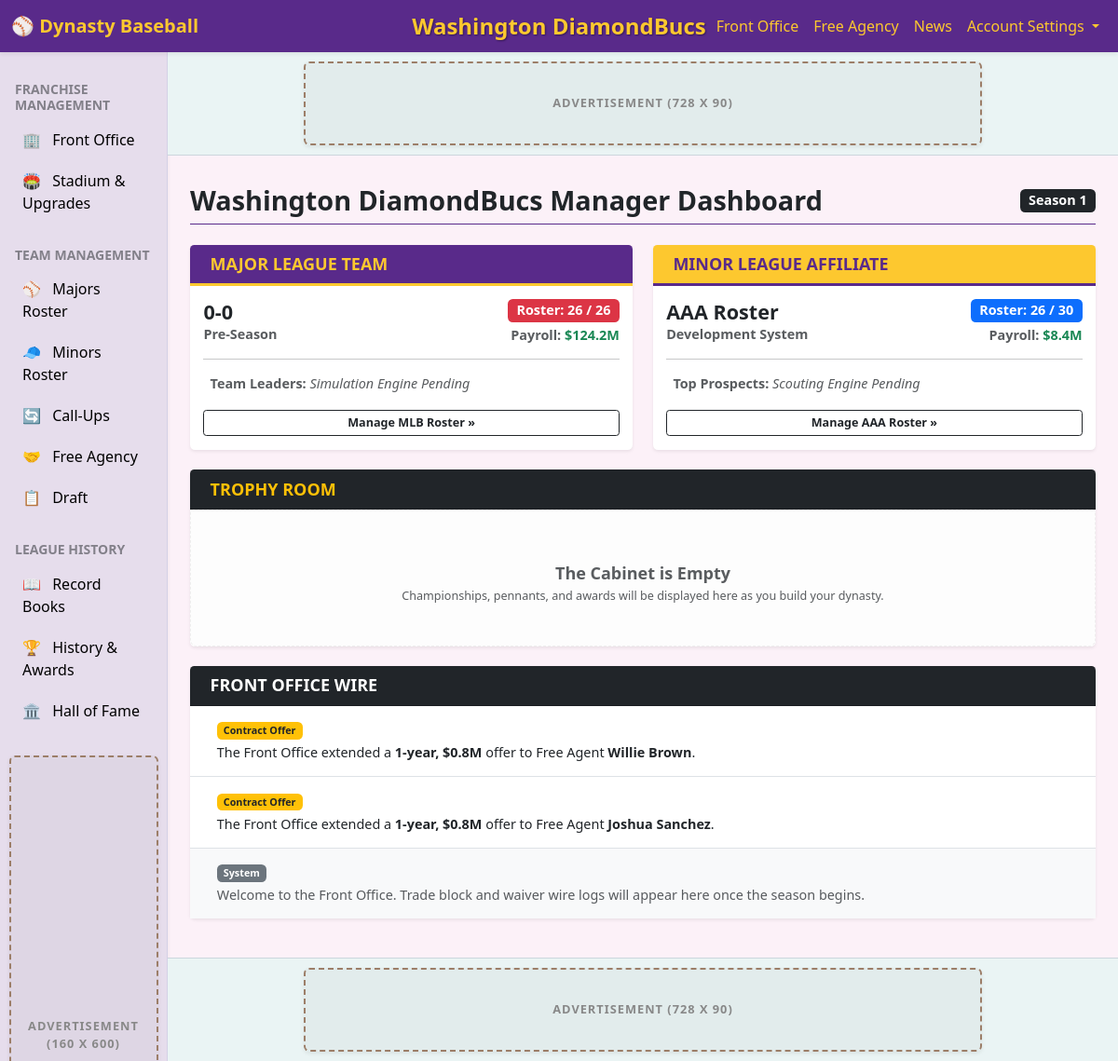
The page / on the database its author committed.
### model_bid.py (models this page shows)
class FABid(db.Model):
    __tablename__ = 'fa_bids'
    bid_id = db.Column(db.Integer, primary_key=True, autoincrement=True)
    player_id = db.Column(db.Integer, nullable=False)
    team_id = db.Column(db.Integer, nullable=False)
    season = db.Column(db.Integer, nullable=False)
    years = db.Column(db.Integer, nullable=False)
    salary = db.Column(db.Integer, nullable=False)
    status = db.Column(db.String(20), default='Pending')
    decision_day = db.Column(db.Integer)

### model_player.py (models this page shows)
class PlayerBase(db.Model):
    __tablename__ = 'players_base'
    player_id = db.Column(db.Integer, primary_key=True)
    first_name = db.Column(db.String(50), nullable=False)
    last_name = db.Column(db.String(50), nullable=False)
    peak_age = db.Column(db.Integer, nullable=False)
    degrade_age = db.Column(db.Integer, nullable=False)
    archetype = db.Column(db.String(50))

### app_routes.py (the view)
@main_bp.route('/')
def home():
    team_id = 1
    current_season = get_current_season()
    team_query = text("SELECT location, nickname, color_primary, color_secondary FROM teams WHERE team_id = :tid")
    team = db.session.execute(team_query, {'tid': team_id}).fetchone()
    limits = check_roster_limits(team_id, current_season)
    pay_query = text("""
        SELECT
            SUM(CASE WHEN r.league_level = 'MLB' THEN c.cost_per_season ELSE 0 END) as mlb_payroll,
            SUM(CASE WHEN r.league_level IN ('AAA', 'MiLB') THEN c.cost_per_season ELSE 0 END) as aaa_payroll
        FROM contracts c
        JOIN player_ratings r ON c.player_id = r.player_id AND c.team_id = r.team_id AND r.season = :season
        WHERE c.year_end >= :season AND c.status = 'Active' AND c.team_id = :tid
    """)
    pay_row = db.session.execute(pay_query, {'season': current_season, 'tid': team_id}).fetchone()
    dashboard_stats = {
        'mlb_payroll': pay_row.mlb_payroll or 0,
        'aaa_payroll': pay_row.aaa_payroll or 0,
        'record': '0-0', # Placeholder until the game simulation engine is built
        'standing': 'Pre-Season' # Placeholder
    }
    bids_query = text("""
        SELECT pb.first_name, pb.last_name, b.salary, b.years
        FROM fa_bids b
        JOIN players_base pb ON b.player_id = pb.player_id
        WHERE b.team_id = :tid AND b.status = 'Pending'
        ORDER BY b.salary DESC LIMIT 5
    """)
    recent_bids = db.session.execute(bids_query, {'tid': team_id}).fetchall()
    return render_template('index.html',
                           team=team,
                           team_nickname=f"{team.location} {team.nickname}" if team else "Master Dashboard",
                           team_color_1=team.color_primary if team else "#000000",
                           team_color_2=team.color_secondary if team else "#FFFFFF",
                           limits=limits,
                           dashboard_stats=dashboard_stats,
                           recent_bids=recent_bids)

### app_methods.py (called while the page is built)
def get_db_connection():
    conn = sqlite3.connect(DB_PATH)
    conn.row_factory = sqlite3.Row
    return conn

def check_roster_limits(team_id, season=1):
    conn = get_db_connection()
    try:
        mlb_count = conn.execute(
            "SELECT COUNT(*) FROM player_ratings WHERE team_id = ? AND season = ? AND league_level = 'MLB'",
            (team_id, season)
        ).fetchone()[0]
        aaa_count = conn.execute(
            "SELECT COUNT(*) FROM player_ratings WHERE team_id = ? AND season = ? AND league_level IN ('AAA', 'MiLB')",
            (team_id, season)
        ).fetchone()[0]
        return {
            "mlb_count": mlb_count,
            "mlb_full": mlb_count >= 26,
            "aaa_count": aaa_count,
            "aaa_full": aaa_count >= 30,
            "org_total": mlb_count + aaa_count
        }
    finally:
        conn.close()

def get_current_season():
    result = db.session.execute(text("SELECT MAX(season) FROM player_ratings")).scalar()
    return result if result else 1

### templates/index.html (shortened to what this page needs)
{% extends "base.html" %}
{% block content %}
    <div class="d-flex justify-content-between align-items-center mb-4 mt-2 border-bottom pb-2" style="border-color: {{ team_color_1 }} !important;">
        <h2 class="mb-0 text-dark fw-bold">{{ team_nickname }} Manager Dashboard</h2>
        <span class="badge bg-dark fs-6">Season 1</span>
    </div>
    <div class="row g-4">
        <div class="col-md-6">
            <div class="card shadow-sm border-0 h-100">
                <div class="card-header dash-header fw-bold fs-5 text-uppercase">
                     Major League Team
                </div>
                <div class="card-body">
                    <div class="d-flex justify-content-between align-items-center mb-3">
                        <div>
                            <h4 class="card-title fw-bold mb-0 text-dark">{{ dashboard_stats.record }}</h4>
                            <p class="card-text text-muted fw-bold">{{ dashboard_stats.standing }}</p>
                        </div>
                        <div class="text-end">
                            <span class="badge {{ 'bg-danger' if limits.mlb_full else 'bg-success' }} fs-6 mb-1">
                                Roster: {{ limits.mlb_count }} / 26
                            </span><br>
                            <span class="text-muted fw-bold fs-6">Payroll: <span class="text-success">${{ "{:,.1f}".format(dashboard_stats.mlb_payroll / 1000000) }}M</span></span>
                        </div>
                    </div>
                    <hr>
                    <p class="mb-1 text-muted"><strong>Team Leaders:</strong> <em>Simulation Engine Pending</em></p>
                    <a href="{{ url_for('main.major_league') }}" class="btn btn-outline-dark fw-bold btn-sm mt-3 w-100 border-2">Manage MLB Roster &raquo;</a>
                </div>
            </div>
        </div>
        <div class="col-md-6">
            <div class="card shadow-sm border-0 h-100">
                <div class="card-header dash-header fw-bold fs-5 text-uppercase" style="background-color: {{ team_color_2 }}; color: {{ team_color_1 }}; border-bottom: 4px solid {{ team_color_1 }};">
                     Minor League Affiliate
                </div>
                <div class="card-body">
                    <div class="d-flex justify-content-between align-items-center mb-3">
                        <div>
                            <h4 class="card-title fw-bold mb-0 text-dark">AAA Roster</h4>
                            <p class="card-text text-muted fw-bold">Development System</p>
                        </div>
                        <div class="text-end">
                            <span class="badge {{ 'bg-danger' if limits.aaa_full else 'bg-primary' }} fs-6 mb-1">
                                Roster: {{ limits.aaa_count }} / 30
                            </span><br>
                            <span class="text-muted fw-bold fs-6">Payroll: <span class="text-success">${{ "{:,.1f}".format(dashboard_stats.aaa_payroll / 1000000) }}M</span></span>
                        </div>
                    </div>
                    <hr>
                    <p class="mb-1 text-muted"><strong>Top Prospects:</strong> <em>Scouting Engine Pending</em></p>
                    <a href="{{ url_for('main.minor_league') }}" class="btn btn-outline-dark fw-bold btn-sm mt-3 w-100 border-2">Manage AAA Roster &raquo;</a>
                </div>
            </div>
        </div>
        <div class="col-md-12">
            <div class="card shadow-sm border-0">
                <div class="card-header bg-dark text-warning fw-bold fs-5 text-uppercase">
                     Trophy Room
                </div>
                <div class="card-body text-center py-5 trophy-case-empty">
                    <h5 class="fw-bold text-muted mb-1">The Cabinet is Empty</h5>
                    <p class="small text-muted mb-0">Championships, pennants, and awards will be displayed here as you build your dynasty.</p>
                </div>
            </div>
        </div>
        <div class="col-md-12 mb-4">
            <div class="card shadow-sm border-0">
                <div class="card-header bg-dark text-white fw-bold fs-5 text-uppercase">
                     Front Office Wire
                </div>
                <div class="card-body p-0">
                    <ul class="list-group list-group-flush">
                        {% if recent_bids %}
                            {% for bid in recent_bids %}
                            <li class="list-group-item py-3 d-flex align-items-center">
                                <div>
                                    <span class="badge bg-warning text-dark mb-1">Contract Offer</span><br>
                                    The Front Office extended a <strong>{{ bid.years }}-year, ${{ "{:,.1f}".format((bid.salary * bid.years) / 1000000) }}M</strong> offer to Free Agent <strong>{{ bid.first_name }} {{ bid.last_name }}</strong>.
                                </div>
                            </li>
                            {% endfor %}
                        {% else %}
                            <li class="list-group-item py-4 text-center text-muted fw-bold">
                                <em>No recent transactions or pending offers to display.</em>
                            </li>
                        {% endif %}
                        <li class="list-group-item py-3 d-flex align-items-center bg-light">
                            <div class="text-muted">
                                <span class="badge bg-secondary mb-1">System</span><br>
                                Welcome to the Front Office. Trade block and waiver wire logs will appear here once the season begins.
                            </div>
                        </li>
                    </ul>
                </div>
            </div>
        </div>
    </div>
{% endblock %}

### rows shown on the page
FABid: years "1", (bid.salary*bid.years)/1000000 "0.8", first_name "Willie", last_name "Brown"
FABid: years "1", (bid.salary*bid.years)/1000000 "0.8", first_name "Joshua", last_name "Sanchez"

### other values the page prints
{{ team_nickname|default("DiamondBucs") }} "Washington DiamondBucs"
{{ team_nickname }} "Washington DiamondBucs"
{{ dashboard_stats.record }} "0-0"
{{ dashboard_stats.standing }} "Pre-Season"
{{ limits.mlb_count }} "26"
{{ "{:,.1f}".format(dashboard_stats.mlb_payroll / 1000000) }} "124.2"
{{ limits.aaa_count }} "26"
{{ "{:,.1f}".format(dashboard_stats.aaa_payroll / 1000000) }} "8.4"
